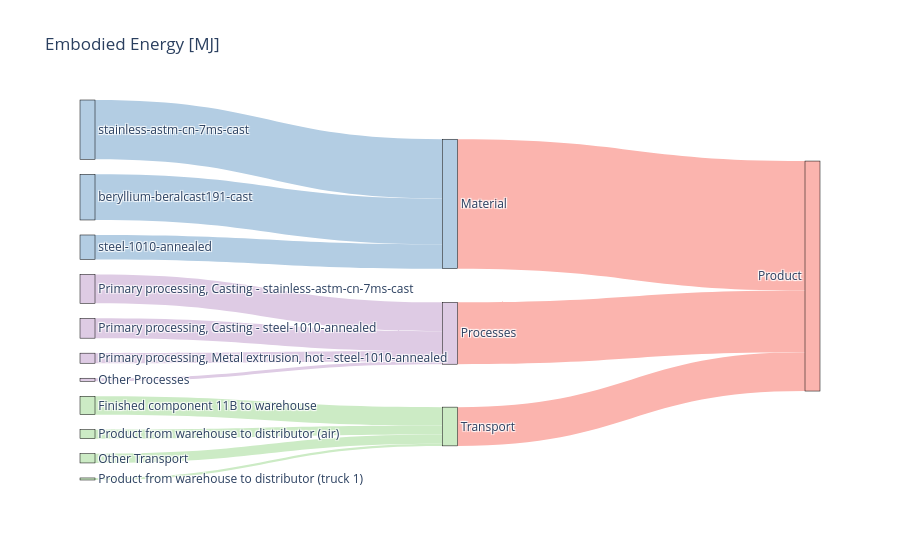

Here is the notebook cell this chart was saved with:
### Markdown cell above
Finally, create the Sankey diagram.

### Code cell
fig = go.Figure(
    go.Sankey(
        valueformat = ".0f",
        valuesuffix = " MJ",
        node = dict(
            pad = 15,
            thickness = 15,
            line = dict(color = "black", width = 0.5),
            label = node_df["Name"],
            color = node_df["Color"]
        ),
        link = dict(
            source = link_df["Source"],
            target = link_df["Target"],
            value = link_df["Value"],
            color = link_df["Color"],
        )
    ),
    layout_title_text=f"Embodied Energy [{ENERGY_UNIT}]",
)
fig.show()

### Figure 1 — Plotly figure (JSON) as saved in the notebook; plotly's stock layout.template omitted (floating-point values rounded to 4 significant figures)
{"data": [{"link": {"color": ["rgb(251,180,174)", "rgb(251,180,174)", "rgb(251,180,174)", "rgb(179,205,227)", "rgb(179,205,227)", "rgb(179,205,227)", "rgb(222,203,228)", "rgb(222,203,228)", "rgb(222,203,228)", "rgb(222,203,228)", "rgb(204,235,197)", "rgb(204,235,197)", "rgb(204,235,197)", "rgb(204,235,197)"], "source": [0, 1, 2, 3, 4, 5, 6, 7, 8, 9, 10, 11, 12, 13], "target": [14, 14, 14, 0, 0, 0, 1, 1, 1, 1, 2, 2, 2, 2], "value": [333.6, 159.5, 99.9, 152.9, 117.7, 62.94, 74.66, 51.09, 25.94, 7.78, 47.48, 23.25, 5.268, 23.89]}, "node": {"color": ["rgb(179,205,227)", "rgb(222,203,228)", "rgb(204,235,197)", "rgb(179,205,227)", "rgb(179,205,227)", "rgb(179,205,227)", "rgb(222,203,228)", "rgb(222,203,228)", "rgb(222,203,228)", "rgb(222,203,228)", "rgb(204,235,197)", "rgb(204,235,197)", "rgb(204,235,197)", "rgb(204,235,197)", "rgb(251,180,174)"], "label": ["Material", "Processes", "Transport", "stainless-astm-cn-7ms-cast", "beryllium-beralcast191-cast", "steel-1010-annealed", "Primary processing, Casting - stainless-astm-cn-7ms-cast", "Primary processing, Casting - steel-1010-annealed", "Primary processing, Metal extrusion, hot - steel-1010-annealed", "Other Processes", "Finished component 11B to warehouse", "Product from warehouse to distributor (air)", "Product from warehouse to distributor (truck 1)", "Other Transport", "Product"], "line": {"color": "black", "width": 0.5}, "pad": 15, "thickness": 15}, "type": "sankey", "valueformat": ".0f", "valuesuffix": " MJ"}], "layout": {"title": {"text": "Embodied Energy [MJ]"}}}
